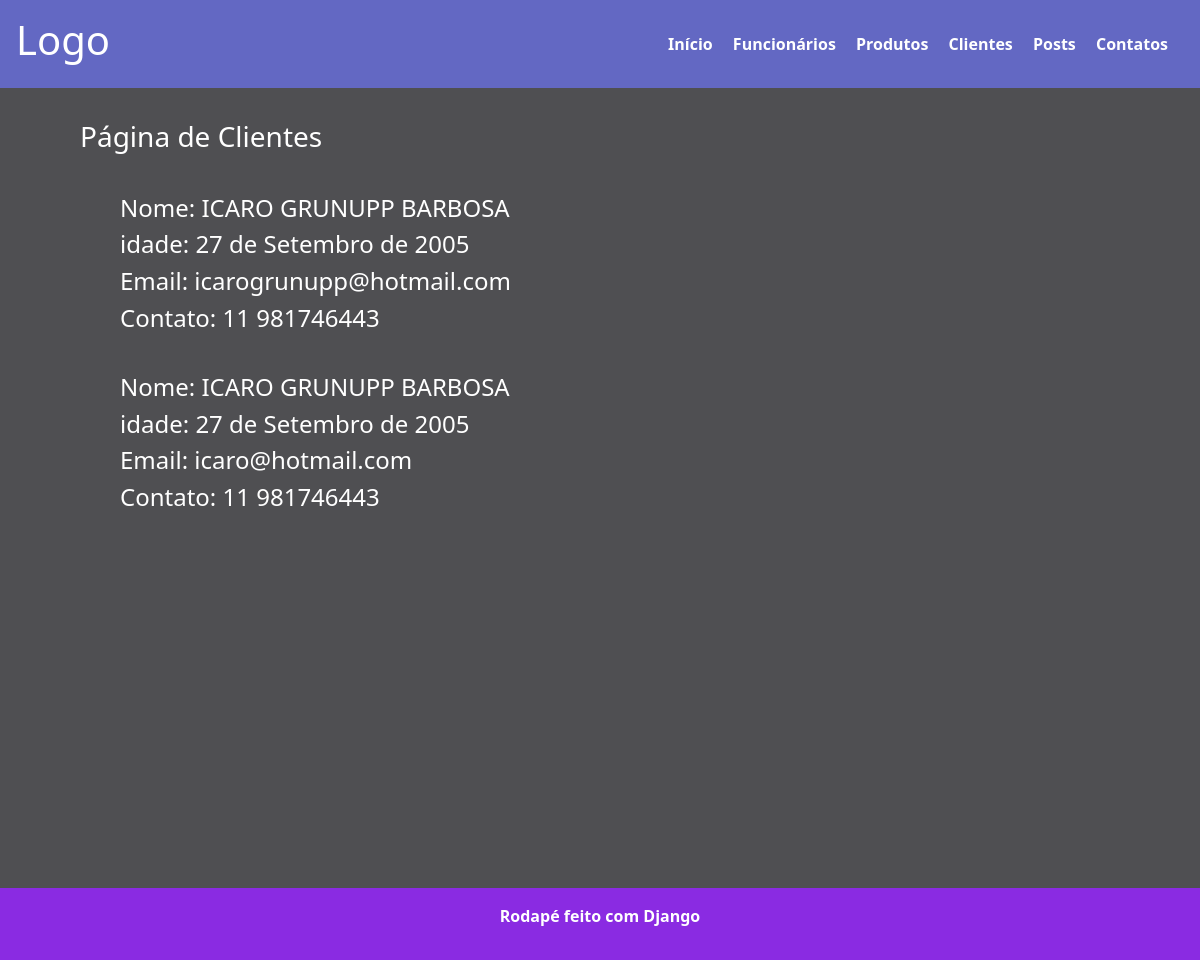
Page /clientes/ on the earlier database version.
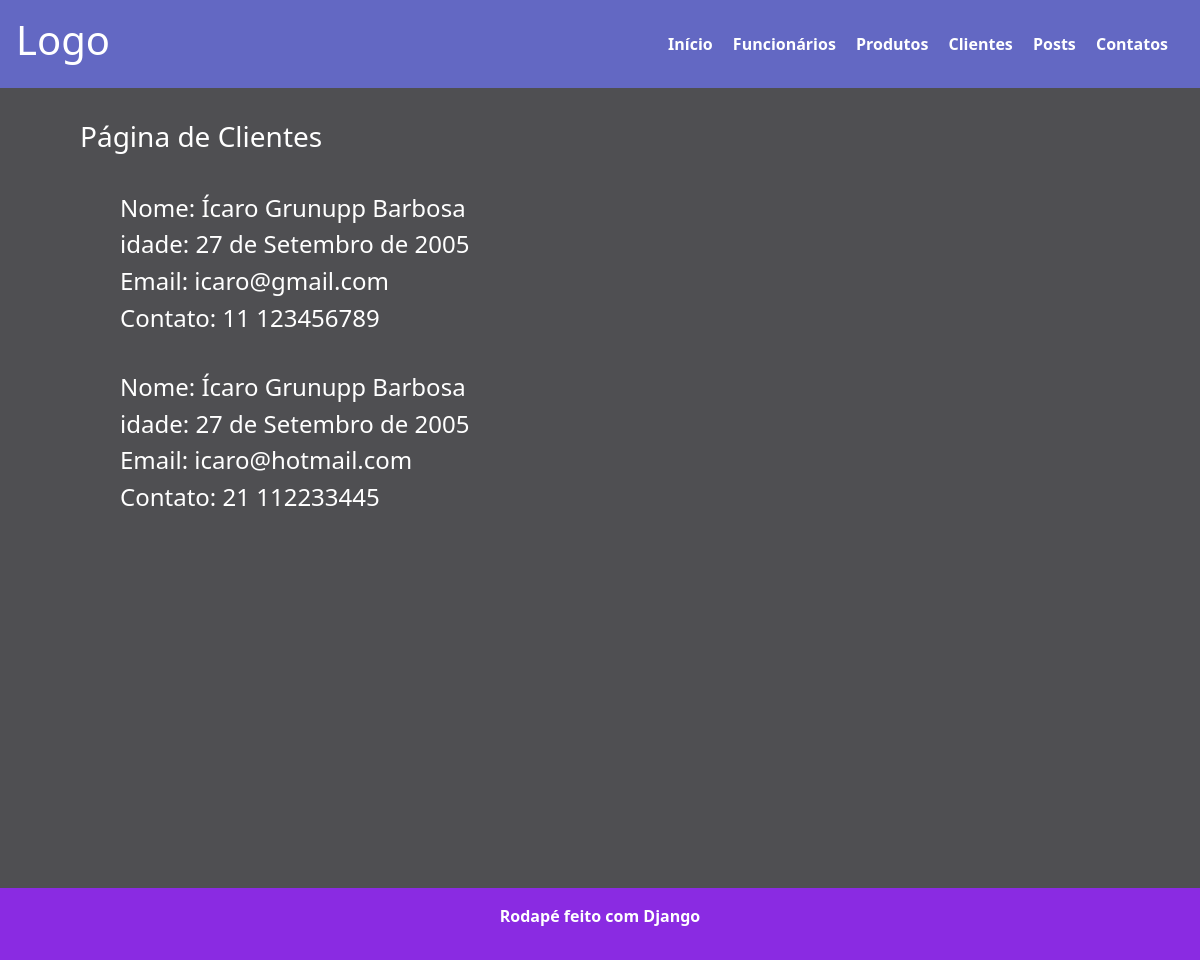
Same page on the later database version.
### rh/models.py (models this page shows)
class Clientes(models.Model):
    nome= models.CharField(max_length=100)
    idade = models.DateField()
    email = models.EmailField(unique=True)
    contato = models.CharField(max_length=18, blank=True, null=True, unique=True)
    class Meta:
        verbose_name = "Cliente"
        verbose_name_plural = "Clientes"

### rh/views.py (the view)
# urls.py: path('clientes/',views.clientes, name='clientes'),
def clientes(request):
    clientes   = Clientes.objects.all()
    context = {'clientes': clientes}
    return render(request,'clientes.html',context)

### rh/templates/clientes.html (shortened to what this page needs)
{% extends "base.html" %}
{% block content %}
    <h3>Página de Clientes</h3>
    {%for cliente in clientes %}
        <section class="card-clientes">
                <div>
                    <h4>Nome: {{cliente.nome}}</h4>
                    <h4>idade: {{cliente.idade}}</h4>
                    <h4>Email: {{cliente.email}}</h4>
                    <h4>Contato: {{cliente.contato}}</h4>
                </div>
        </section>
    {%endfor%}
{% endblock %}

Differences in the rows shown:
changed Clientes: nome "ICARO GRUNUPP BARBOSA" → "Ícaro Grunupp Barbosa"; email "icarogrunupp@hotmail.com" → "icaro@gmail.com"; contato "11 981746443" → "11 123456789"
changed Clientes "icaro@hotmail.com": nome "ICARO GRUNUPP BARBOSA" → "Ícaro Grunupp Barbosa"; contato "11 981746443" → "21 112233445"
